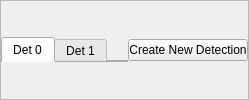
            <widget class="QFrame" name="frme_det_tabs">
             <property name="frameShape">
              <enum>QFrame::StyledPanel</enum>
             </property>
             <property name="frameShadow">
              <enum>QFrame::Raised</enum>
             </property>
             <layout class="QHBoxLayout" name="horizontalLayout_11">
              <property name="spacing">
               <number>0</number>
              </property>
              <property name="leftMargin">
               <number>0</number>
              </property>
              <property name="topMargin">
               <number>0</number>
              </property>
              <property name="rightMargin">
               <number>0</number>
              </property>
              <property name="bottomMargin">
               <number>0</number>
              </property>
              <item>
               <widget class="QTabWidget" name="tabw_recipe_dets">
                <property name="sizePolicy">
                 <sizepolicy hsizetype="Preferred" vsizetype="Preferred">
                  <horstretch>0</horstretch>
                  <verstretch>0</verstretch>
                 </sizepolicy>
                </property>
                <property name="maximumSize">
                 <size>
                  <width>16777215</width>
                  <height>25</height>
                 </size>
                </property>
                <property name="currentIndex">
                 <number>0</number>
                </property>
                <widget class="QWidget" name="tab_det0">
                 <attribute name="title">
                  <string>Det 0</string>
                 </attribute>
                 <layout class="QHBoxLayout" name="horizontalLayout_8">
                  <property name="spacing">
                   <number>0</number>
                  </property>
                  <property name="leftMargin">
                   <number>0</number>
                  </property>
                  <property name="topMargin">
                   <number>0</number>
                  </property>
                  <property name="rightMargin">
                   <number>0</number>
                  </property>
                  <property name="bottomMargin">
                   <number>0</number>
                  </property>
                 </layout>
                </widget>
                <widget class="QWidget" name="tab_det1">
                 <attribute name="title">
                  <string>Det 1</string>
                 </attribute>
                </widget>
               </widget>
              </item>
              <item>
               <widget class="QPushButton" name="btn_new_detection">
                <property name="sizePolicy">
                 <sizepolicy hsizetype="Preferred" vsizetype="Fixed">
                  <horstretch>0</horstretch>
                  <verstretch>0</verstretch>
                 </sizepolicy>
                </property>
                <property name="maximumSize">
                 <size>
                  <width>120</width>
                  <height>16777215</height>
                 </size>
                </property>
                <property name="text">
                 <string>Create New Detection</string>
                </property>
               </widget>
              </item>
             </layout>
            </widget>
